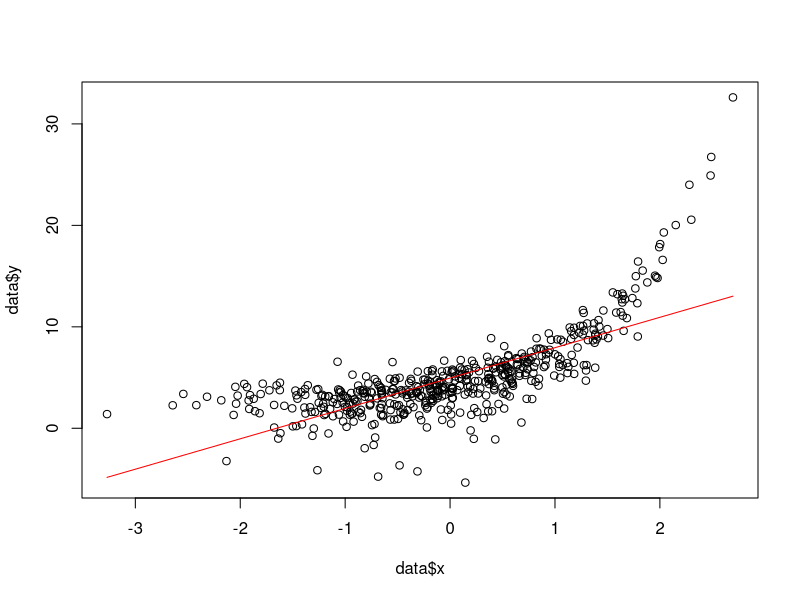
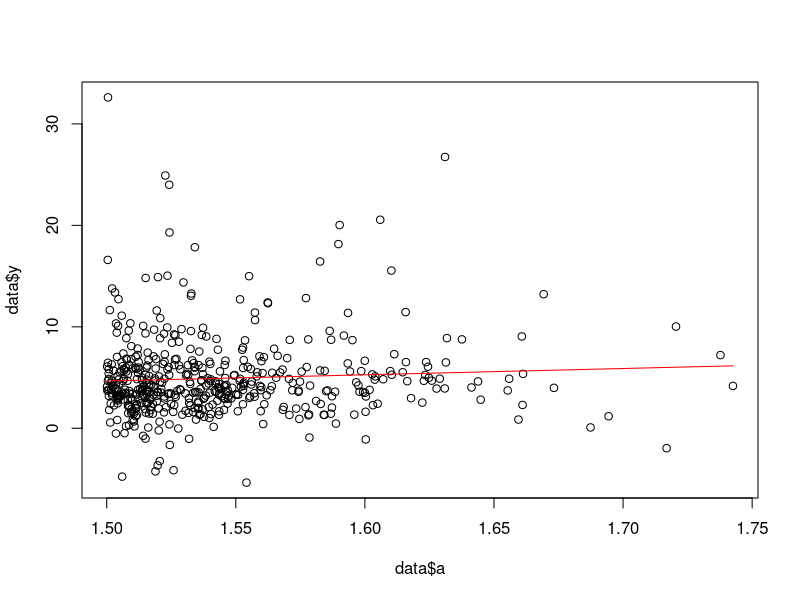
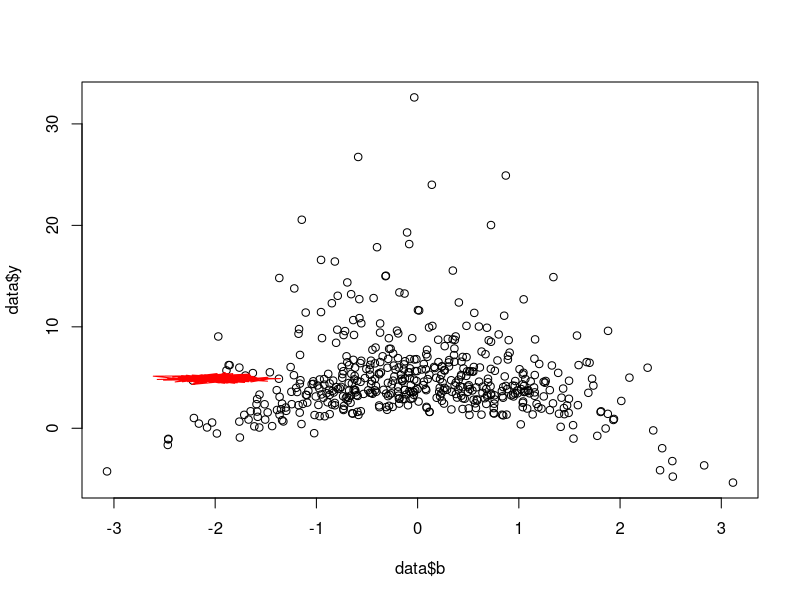
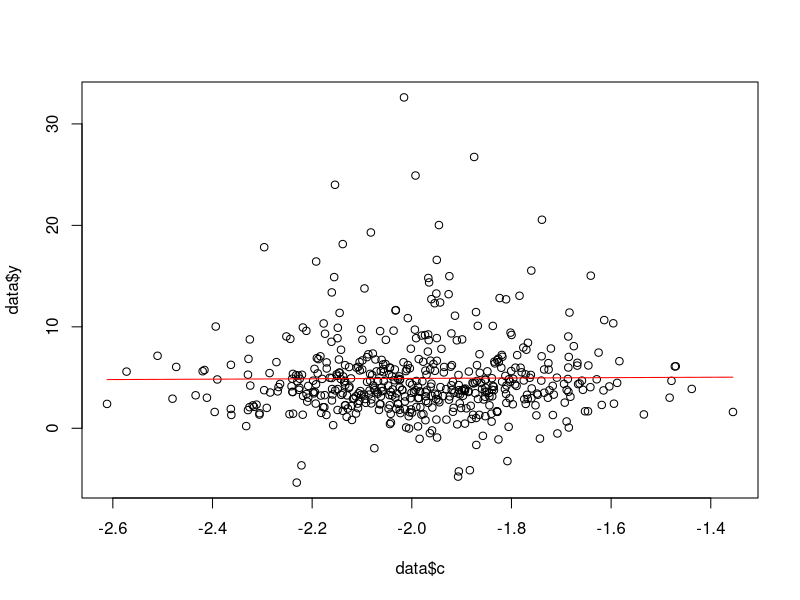
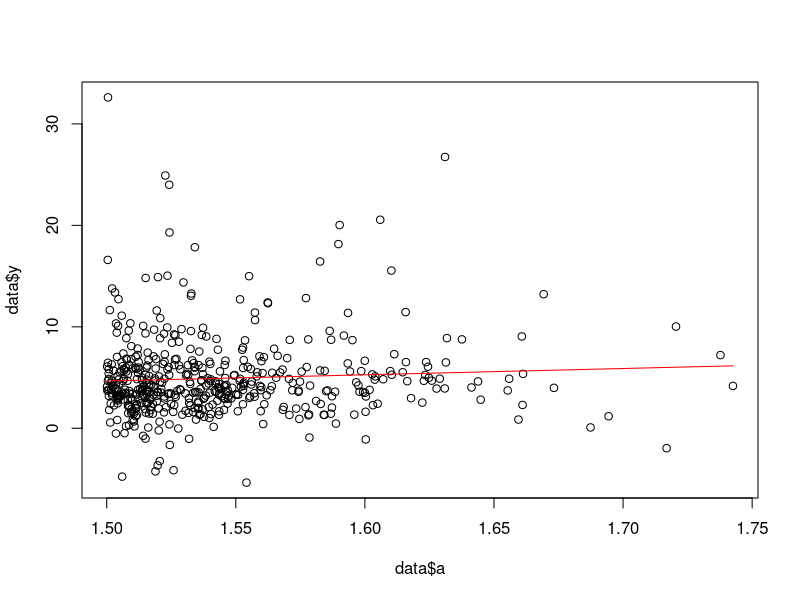
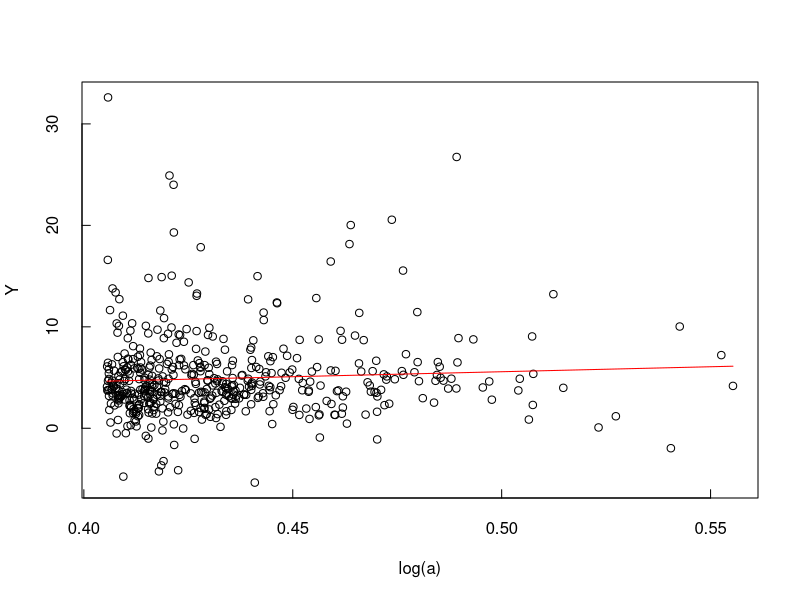
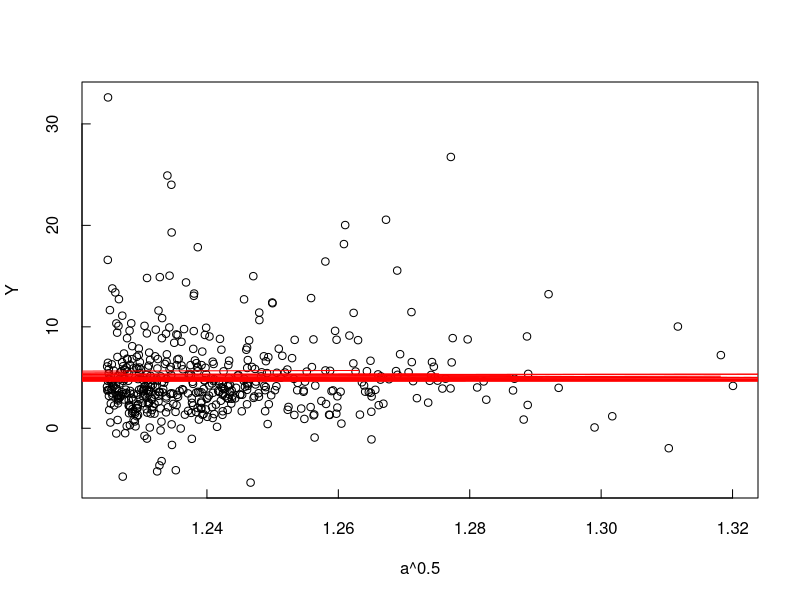
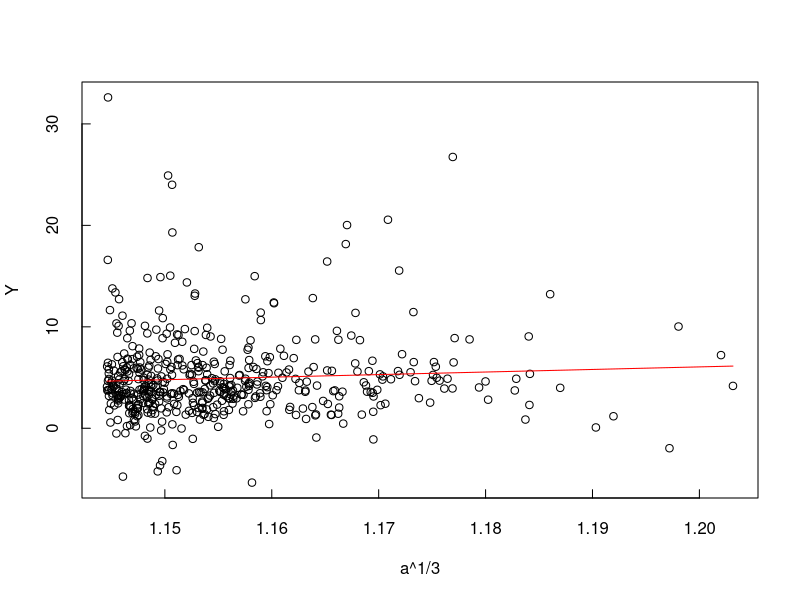

Generate these figures, in order, with R:
## ---- chunk 1
data <- read.csv("class11_LAB_dataFrame_20190930T2158.csv")
## ---- chunk 2
plot(data$x,data$y)
model1 <- lm(y~x,data=data)
lines(data$x,predict.lm(model1,data.frame(x=data$x)),col='red')
summary(model1)
## ---- chunk 3
plot(data$a,data$y)
model2 <- lm(y~a,data=data)
lines(data$a,predict.lm(model2,data.frame(a=data$a)),col='red')
summary(model2)
## ---- chunk 4
plot(data$b,data$y)
model3 <- lm(y~b,data=data)
lines(data$c,predict.lm(model3,data.frame(b=data$b)),col='red')
summary(model3)
## ---- chunk 5
plot(data$c,data$y)
model4 <- lm(y~c,data=data)
lines(data$c,predict.lm(model4,data.frame(c=data$c)),col='red')
summary(model4)
## ---- chunk 6
plot(data$a,data$y)
model2 <- lm(y~a,data=data)
lines(data$a,predict.lm(model2,data.frame(a=data$a)),col='red')
summary(model2)
## ---- chunk 7
transformedA = log(data$a)
plot(transformedA,data$y,xlab='log(a)',ylab='Y',tck = 0.02)
model1 <- lm(y~log(a),data=data)
predictions <- predict.lm(model1,data.frame(a=data$a))
lines(transformedA
      ,predictions
      ,col='red')
summary(model1)
## ---- chunk 8
transformedA = (data$x)^0.5
plot(data$a^0.5,data$y,xlab='a^0.5',ylab='Y',tck = 0.02)
model2 <- lm(y~I(a^0.5),data=data)
predictions <- predict.lm(model2,data.frame(a=data$a))
lines(transformedA
      ,predictions
      ,col='red')
summary(model2)
## ---- chunk 9
transformedA = (data$a)^0.333
plot(data$a^0.333,data$y,xlab='a^1/3',ylab='Y',tck = 0.02)
model3 <- lm(y~I(a^0.333),data=data)
predictions <- predict.lm(model3,data.frame(a=data$a))
lines(transformedA
      ,predictions
      ,col='red')
summary(model3)
## ---- chunk 10
transformedA = (data$a)^0.25
plot(data$a^0.25,data$y,xlab='a^0.25',ylab='Y',tck = 0.02)
model4 <- lm(y~I(a^0.25),data=data)
predictions <- predict.lm(model4,data.frame(a=data$a))
lines(transformedA
      ,predictions
      ,col='red')
summary(model4)
## ---- chunk 11
options(repr.plot.width=8, repr.plot.height=8)
par(mfrow=c(2,2))

modelLog <- lm(y~log(a),data=data)
epsilonsLog <- residuals(modelLog)
hist(epsilonsLog,col='green',,main="log(a)")

modelHalf <- lm(y~I(a^0.5),data=data)
epsilonsHalf <- residuals(modelHalf)
hist(epsilonsHalf,col='green',main="a^0.50")

modelThird <- lm(y~I(a^0.33),data=data)
epsilonsThird <- residuals(modelThird)
hist(epsilonsThird,col='green',main="a^0.33")

modelQuarter <- lm(y~I(a^0.25),data=data)
epsilonsQuarter <- residuals(modelQuarter)
hist(epsilonsQuarter,col='green',main="a^0.25")
## ---- chunk 12
normalSample <- rnorm(100,0,4)
varSample <- var(normalSample)
meanSample <- mean(normalSample)
probs <- seq(1,100,1)/100 
theoreticalNormals <- qnorm(probs,meanSample,varSample)
plot(theoreticalNormals,sort(normalSample)
     ,xlab='Theoretical Normal'
     ,ylab='Empirical Distribution'
     ,tck=0.01)
data_QQ <- data.frame("sample" =sort(normalSample), "theory"=theoreticalNormals)
model = lm(sample~theory,data=data_QQ[30:70,])
abline(model,col='red')
## ---- chunk 13
par(mfrow=c(2,2))

#log(a)
epsilonsLog = sort(epsilonsLog)
N = length(epsilonsLog)
probs = seq(1,N)/(N+1)
theoreticalNormal = qnorm(probs)

plot(theoreticalNormal,epsilonsLog
      ,xlab='Theoretical Normal'
      ,ylab='Empirical Normal')
abline(lm(epsilonsLog~theoreticalNormal))
title('log(a)')

#a^0.50
epsilonsHalf = sort(epsilonsHalf)
N = length(epsilonsHalf)
probs = seq(1,N)/(N+1)
theoreticalNormal = qnorm(probs)
plot(theoreticalNormal,epsilonsHalf
      ,xlab='Theoretical Normal'
      ,ylab='Empirical Normal')
abline(lm(epsilonsHalf~theoreticalNormal))
title('a^0.50')

#a^0.33
epsilonsThird = sort(epsilonsThird)
N = length(epsilonsThird)
probs = seq(1,N)/(N+1)
theoreticalNormal = qnorm(probs)
plot(theoreticalNormal,epsilonsThird
      ,xlab='Theoretical Normal'
      ,ylab='Empirical Normal')
abline(lm(epsilonsThird~theoreticalNormal))
title('a^0.33')

#a^0.25
epsilonsQuarter = sort(epsilonsQuarter)
N = length(epsilonsQuarter)
probs = seq(1,N)/(N+1)
theoreticalNormal = qnorm(probs)
plot(theoreticalNormal,epsilonsQuarter
      ,xlab='Theoretical Normal'
      ,ylab='Empirical Normal')
abline(lm(epsilonsQuarter~theoreticalNormal))
title('a^0.25')
## ---- chunk 14
MLR <- lm(y~x+a+b+c,data=data)

plot(MLR)
summary(MLR)
## ---- chunk 15
epsilons <- residuals(MLR)
hist(epsilons, col='blue',main="(x,a,b,c)")
## ---- chunk 16
epsilons = sort(epsilons)
N = length(epsilons)
probs = seq(1,N)/(N+1)
theoreticalNormal = qnorm(probs)

plot(theoreticalNormal,epsilons
      ,xlab='Theoretical Normal'
      ,ylab='Empirical Normal')
abline(lm(epsilons~theoreticalNormal))
title('MLR')
## ---- chunk 17
plot(exp(data$x),data$y,xlab='e^x',ylab='y',tck = 0.02)
modelX <- lm(y~exp(x),data=data)
predictions <- predict.lm(modelX,data.frame(x=data$x))
lines(exp(data$x)
       ,predictions
       ,col='red')
summary(modelX)
